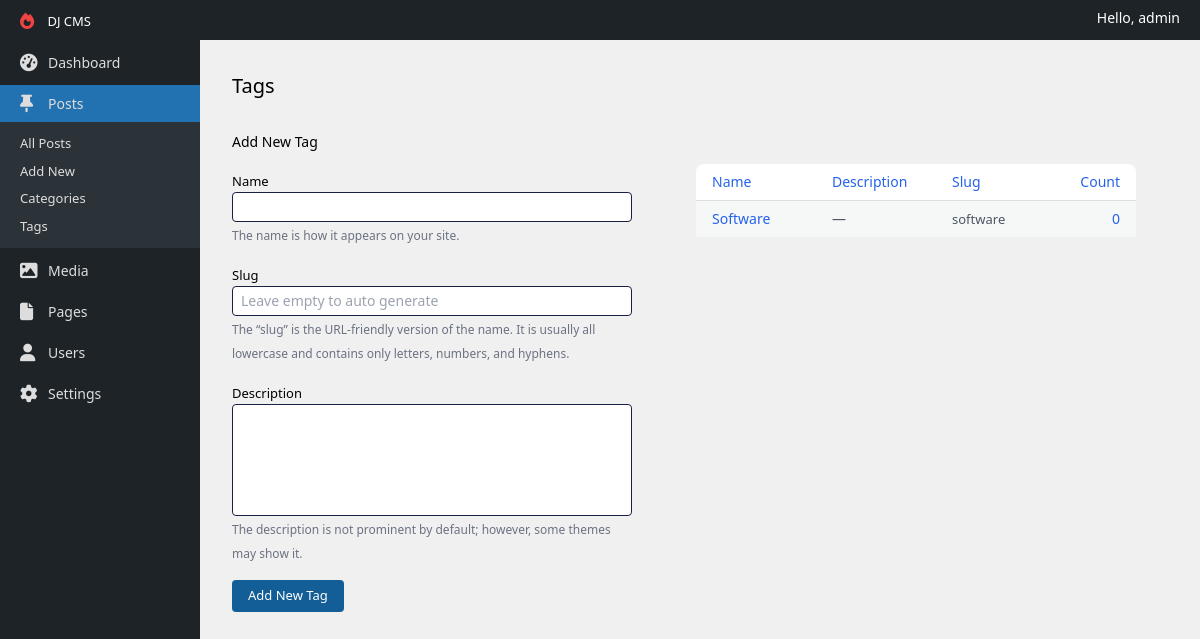
The page /tags/ (signed in) on the database its author committed.
### apps/accounts/models.py (models this page shows)
class User(AbstractUser):
    class Roles(models.TextChoices):
        AUTHOR = 'author'
        EDITOR = 'editor'
    role = models.CharField(max_length=60, choices=Roles.choices, null=True, blank=True)

### apps/content/models.py (models this page shows, shortened)
class Tag(models.Model):
    name = models.CharField(max_length=200)
    slug = models.SlugField(blank=True)
    description = models.TextField(null=True, blank=True)

### apps/dashboard/views.py (the view, shortened to what this page needs)
# urls.py: path('tags/', TagsView.as_view(), name='tags'),
class TagsView(View):
    def get(self, request):
        form = TagForm()
        return render(request, 'tags.html', {
            'form': form,
            'tags': Tag.objects.all()
        })

### apps/dashboard/forms.py
class TagForm(forms.ModelForm):
    class Meta:
        model = Tag
        fields = '__all__'

### apps/dashboard/templatetags/utils.py (called while the page is built)
@register.simple_tag(takes_context=True)
def should_expand_menu(context, menu_name) -> bool:
    current_url_name = context.request.resolver_match.url_name
    sub_menus = sidebar_menus.get(menu_name)
    if sub_menus:
        for sub_menu in sub_menus:
            if sub_menu == current_url_name:
                return True
    return False

### templates/tags.html (shortened to what this page needs)
{% extends 'layouts/default.html' %}
{% block content %}
    <div class="p-2 md:p-8">
        <h1 class="inline-block text-xl">Tags</h1>
        <div class="grid gap-8 lg:grid-cols-[400px_1fr] mt-8">
            <form method="POST">
                <h2 class="text-sm font-medium">Add New Tag</h2>
                <div class="mt-4">
                    {% include 'components/tag-form.html' %}
                    <div class="mt-4">
                        <button class="bg-[#135e96] text-white px-4 py-1.5 text-[13px] rounded">Add New Tag
                        </button>
                    </div>
                </div>
            </form>
            <div class="md:p-8">
                <table class="w-full bg-white rounded-lg">
                    <thead class="border-b border-[#dfdfdf]">
                    <tr class="text-sm border-b border-[#dedede]">
                        <th class="font-normal text-blue-600 py-2 w-1/4 text-start px-4">Name</th>
                        <th class="font-normal text-blue-600 w-1/4 text-start px-4 hidden sm:table-cell">Description
                        </th>
                        <th class="font-normal text-blue-600 w-1/4 text-start px-4 hidden md:table-cell">Slug</th>
                        <th class="font-normal text-blue-600 py-2 w-1/6 text-end px-4 hidden lg:table-cell">Count</th>
                    </tr>
                    </thead>
                    <tbody>
                    {% for tag in tags %}
                        <tr class="text-sm {% cycle 'odd:bg-[#f6f7f7]' 'even:bg-white' %}">
                            <th class="font-normal text-blue-600 py-2 w-1/4 text-start px-4">{{ tag.name }}</th>
                            <th class="font-normal w-1/4 text-start text-gray-600 px-4 hidden sm:table-cell">
                                {% if tag.description == '' %}
                                   —
                                {% else %}
                                    {{ tag.description }}
                                {% endif %}
                            </th>
                            <th class="font-normal w-1/4 text-start text-[13px] text-gray-600 px-4 hidden md:table-cell">{{ tag.slug }}</th>
                            <th class="font-normal text-blue-600 py-2 w-1/6 text-end px-4 hidden lg:table-cell">
                                0
                            </th>
                        </tr>
                    {% endfor %}
                    </tbody>
                </table>
            </div>
        </div>
    </div>
{% endblock %}

### templates/layouts/default.html (shortened to what this page needs)
{% load static %}
<!DOCTYPE html>
<html lang="en">
<head>
    <link rel="stylesheet" href="{% static 'css/main.css' %}">
    <link rel="stylesheet" href="https://cdnjs.cloudflare.com/ajax/libs/font-awesome/6.4.0/css/all.min.css"
/>
</head>
<body>
<div class="grid grid-rows-[auto_1fr] h-screen">
    <header class="bg-[#1d2327] text-white px-[20px] py-2 flex justify-between">
        <div>
            <a href="{% url 'dashboard' %}" class="mr-auto text-[13px]">
                DJ CMS
            </a>
        </div>
        <span class="text-sm">
            Hello, {{ request.user }}
        </span>
    </header>
    <div class="grid grid-cols-[200px_1fr] h-full">
        {% include 'components/sidebar.html' %}
        <main class="overflow-y-auto">
            {% block content %}
            {% endblock %}
        </main>
    </div>
</div>
</body>
</html>

### public/css/main.css (style rules this page uses)
html { line-height: 1.5; -webkit-text-size-adjust: 100%; -moz-tab-size: 4; -o-tab-size: 4; tab-size: 4; font-family: ui-sans-serif, system-ui, -apple-system, BlinkMacSystemFont, "Segoe UI", Roboto, "Helvetica Neue", Arial, "Noto Sans", sans-serif, "Apple Color Emoji", "Segoe UI Emoji", "Segoe UI Symbol", "Noto Color Emoji"; font-feature-settings: normal; font-variation-settings: normal; }
body { margin: 0; line-height: inherit; }
h1, h2, h3, h4, h5, h6 { font-size: inherit; font-weight: inherit; }
a { color: inherit; text-decoration: inherit; }
table { text-indent: 0; border-color: inherit; border-collapse: collapse; }
button, input, optgroup, select, textarea { font-family: inherit; font-size: 100%; font-weight: inherit; line-height: inherit; color: inherit; margin: 0; padding: 0; }
button, select { text-transform: none; }
button, [type='button'], [type='reset'], [type='submit'] { -webkit-appearance: button; background-color: transparent; background-image: none; }
blockquote, dl, dd, h1, h2, h3, h4, h5, h6, hr, figure, p, pre { margin: 0; }
button, [role="button"] { cursor: pointer; }
html { background-color: #f0f0f1; }
.mr-auto { margin-right: auto; }
.mt-4 { margin-top: 1rem; }
.mt-8 { margin-top: 2rem; }
.inline-block { display: inline-block; }
.flex { display: flex; }
.grid { display: grid; }
.hidden { display: none; }
.h-full { height: 100%; }
.h-screen { height: 100vh; }
.w-1\/4 { width: 25%; }
.w-1\/6 { width: 16.666667%; }
.w-full { width: 100%; }
.grid-cols-\[200px_1fr\] { grid-template-columns: 200px 1fr; }
.grid-rows-\[auto_1fr\] { grid-template-rows: auto 1fr; }
.justify-between { justify-content: space-between; }
.gap-8 { gap: 2rem; }
.overflow-y-auto { overflow-y: auto; }
.rounded { border-radius: 0.25rem; }
.rounded-lg { border-radius: 0.5rem; }
.border-b { border-bottom-width: 1px; }
.border-\[\#dedede\] { --tw-border-opacity: 1; border-color: rgb(222 222 222 / var(--tw-border-opacity)); }
.border-\[\#dfdfdf\] { --tw-border-opacity: 1; border-color: rgb(223 223 223 / var(--tw-border-opacity)); }
.bg-\[\#135e96\] { --tw-bg-opacity: 1; background-color: rgb(19 94 150 / var(--tw-bg-opacity)); }
.bg-\[\#1d2327\] { --tw-bg-opacity: 1; background-color: rgb(29 35 39 / var(--tw-bg-opacity)); }
.bg-white { --tw-bg-opacity: 1; background-color: rgb(255 255 255 / var(--tw-bg-opacity)); }
.p-2 { padding: 0.5rem; }
.px-4 { padding-left: 1rem; padding-right: 1rem; }
.px-\[20px\] { padding-left: 20px; padding-right: 20px; }
.py-1\.5 { padding-top: 0.375rem; padding-bottom: 0.375rem; }
.py-2 { padding-top: 0.5rem; padding-bottom: 0.5rem; }
.text-start { text-align: start; }
.text-end { text-align: end; }
.text-\[13px\] { font-size: 13px; }
.text-sm { font-size: 0.875rem; line-height: 1.25rem; }
.text-xl { font-size: 1.25rem; line-height: 1.75rem; }
.font-medium { font-weight: 500; }
.font-normal { font-weight: 400; }
.text-blue-600 { --tw-text-opacity: 1; color: rgb(37 99 235 / var(--tw-text-opacity)); }
.text-gray-600 { --tw-text-opacity: 1; color: rgb(75 85 99 / var(--tw-text-opacity)); }
.text-white { --tw-text-opacity: 1; color: rgb(255 255 255 / var(--tw-text-opacity)); }
.odd\:bg-\[\#f6f7f7\]:nth-child(odd) { --tw-bg-opacity: 1; background-color: rgb(246 247 247 / var(--tw-bg-opacity)); }
@media (min-width: 640px) { .sm\:table-cell { display: table-cell; } }
@media (min-width: 768px) { .md\:table-cell { display: table-cell; } }
@media (min-width: 768px) { .md\:p-8 { padding: 2rem; } }
@media (min-width: 1024px) { .lg\:table-cell { display: table-cell; } }
@media (min-width: 1024px) { .lg\:grid-cols-\[400px_1fr\] { grid-template-columns: 400px 1fr; } }

### rows shown on the page
User: user "admin"
Tag: name "Software", slug "software"
